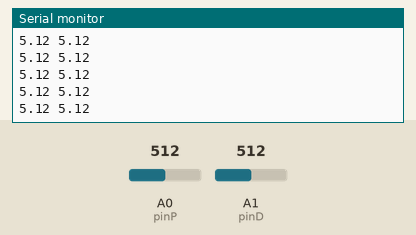
Recording of a sketch running on a simulated Arduino Uno, built with avr-gcc and run on an emulated ATmega328P. Parts: the last lines printed to the serial monitor. The inputs (shaded band) are chosen by the test bench; at power-on: A0 (pinP) = 512, A1 (pinD) = 512.

Above: at 1.2 s.
1.3 s: A0 (pinP) set to 716
At 1.9 s:
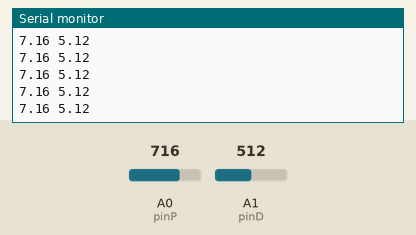
2.8 s: A1 (pinD) set to 716
At 3.7 s:
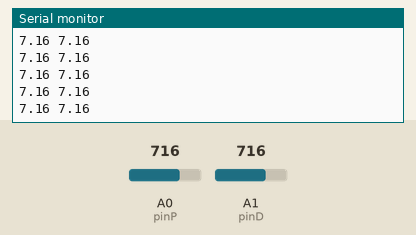
4.3 s: A0 (pinP) set to 900
At 5.0 s:
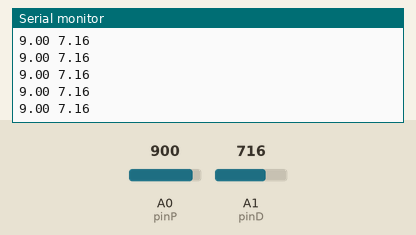
7.3 s: A1 (pinD) set to 900
At 7.8 s:
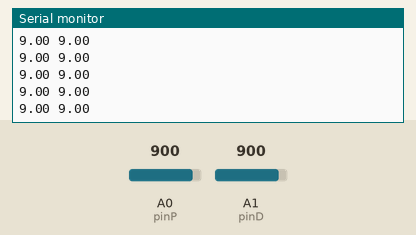
Timing chart, 0 to 9.8 s (numbered marks = the images above; inputs shaded):
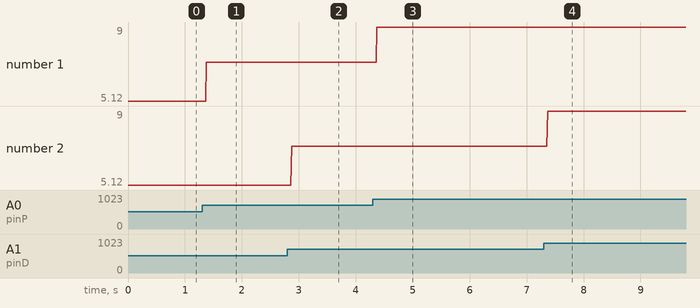

Measured:
- after the input at 1.3 s, the serial monitor: prints a new line after 0.07 s (image 1)
- after the input at 2.8 s, the serial monitor: prints a new line after 0.07 s (image 2)
- after the input at 4.3 s, the serial monitor: prints a new line after 0.07 s (image 3)
- after the input at 7.3 s, the serial monitor: prints a new line after 0.07 s (image 4)
- plotted number 1: 5.12 → 7.16 after the input at 1.3 s, 7.16 → 9 after the input at 4.3 s

The sketch:

pot_test.ino
```cpp
float Kp = 0;       //will be change using potentiometer
float Kd = 0;       //will be change using potettiometer
float pinP = 0;    //pin Analog 0 for the input of the potentiometer
float pinD = 1;

void setup() {
  // put your setup code here, to run once:
  Serial.begin(9600);
}

void loop() {
  // put your main code here, to run repeatedly:

  Kp = analogRead(pinP);
  Kp = Kp/100;
  Serial.print(Kp);

  Serial.print(" ");

  Kd = analogRead(pinD);
  Kd = Kd/100;
  Serial.println(Kd);

}
```
